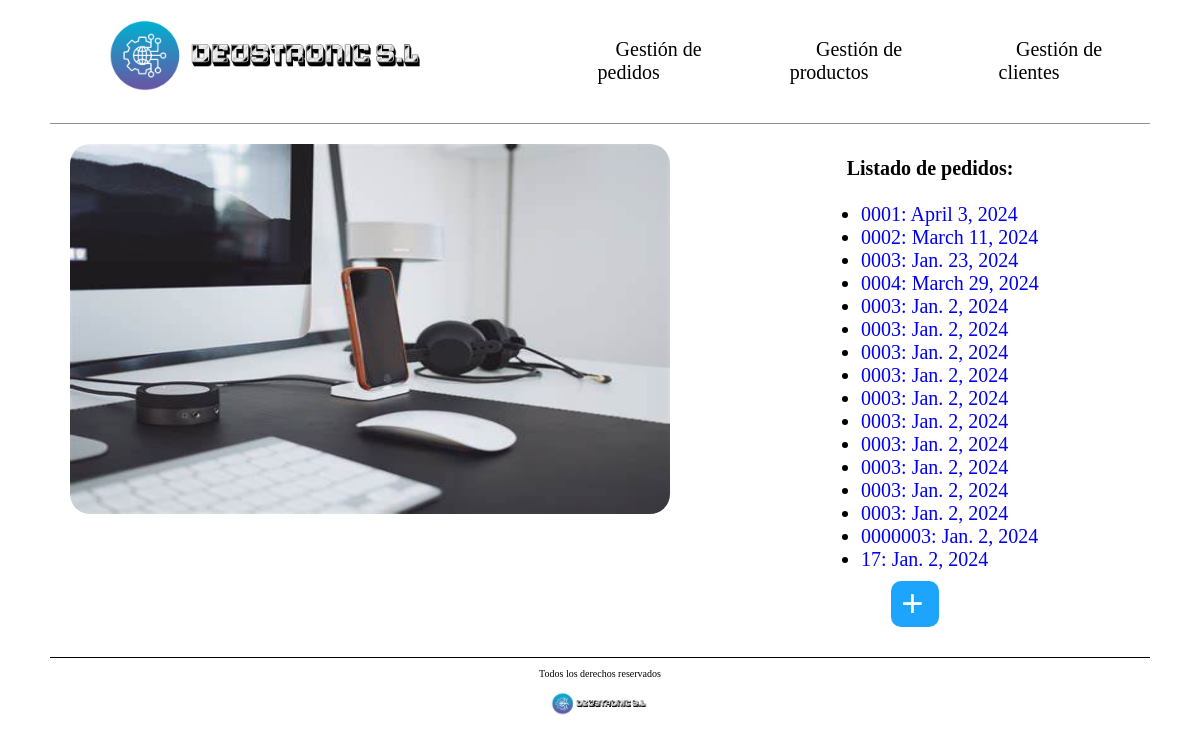
The page /empresaDjango/pedido/ on the database as committed earlier.
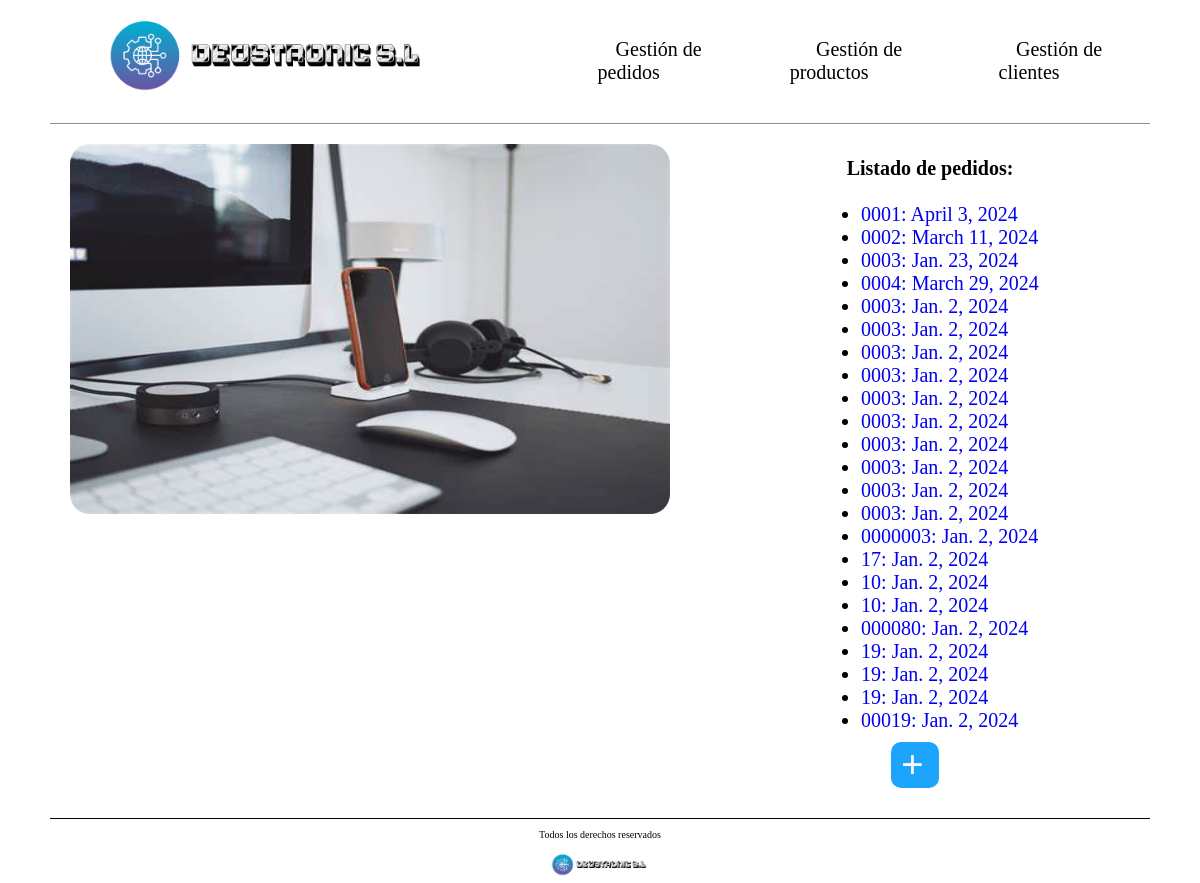
The same page on the database as committed later.
### empresaDjango/models.py (models this page shows, shortened)
class Pedido(models.Model):
    cliente = models.ForeignKey(Cliente, on_delete=models.CASCADE)
    cod_pedido = models.CharField(max_length=10)
    fecha = models.DateField()
    precio_total = models.IntegerField(default=0)

### empresaDjango/views.py (the view)
# urls.py: path('pedido/', views.index_pedido, name='index_ped'),
def index_pedido(request):
    pedidos = Pedido.objects.all()
    return render(request, 'index_pedido.html', {'listado_pedidos' : pedidos})

### empresaDjango/templates/index_pedido.html (shortened to what this page needs)
{% load static %}
<!DOCTYPE html>
<html lang="es">
<head>
    <link rel="stylesheet" href="{% static 'css/styles.css'%}" />
    <link rel="stylesheet" href="{% static 'css/normalize.css'%}" />
</head>
<body>
    <header>
        <div class="navegacion">
            <nav class="nav-principal">
                <a href="{% static '../empresaDjango/pedido' %}">
                  <img src="{% static 'images/DEUSTRONIC.png' %}" alt="Logo Tienda" />
                </a>
                <ul class="elementos-navegacion">
                  <li>
                    <a href="/empresaDjango/pedido">Gestión de pedidos</a>
                  </li>
                  <li>
                    <a href="empresaDjango/index_producto.html">Gestión de productos</a>
                  </li>
                  <li>
                    <a href="empresaDjango/index_cliente.html">Gestión de clientes</a>
                  </li>
                </ul>
            </nav>
        </div>
    </header>
     <main>
        <div class="contenedor-principal-index-pedidos">
            <div class="parte-izquierda">
                <img src="{% static 'images/Escritorio.jpeg'%}" alt="Foto con artículos tecnológicos en un escritorio" />
            </div>
            <div class="parte-derecha">
            <h1>Listado de pedidos:</h1>
                <ul>
                    {% for p in listado_pedidos %}
                    <li class="listado_pedidos">
                        <a href="{% url 'detail_ped' p.cod_pedido %}">
                        {{ p.cod_pedido }}: {{ p.fecha }}
                        </a>
                    </li>
                    {% endfor %}
                    <div class="boton_crear">
                        <a  href="{% url 'pedido_create' %}"> + </a>
                    </div>
                </ul>
            </div>
        </div>
     </main>
    <footer>
        <div class="contenido-footer">
            <p class="copyright">Todos los derechos reservados</p>
            <img src="{% static 'images/DEUSTRONIC.png'%}" alt="Logo Tienda" />
        </div>
    </footer>
</body>
</html>

### empresaDjango/static/css/styles.css (style rules this page uses)
html { box-sizing: border-box; font-size: 62.5%; }
a { text-decoration: none; }
.nav-principal { display: flex; flex-direction: row; align-items: center; padding: 1rem; border-bottom: 1px solid #2e2c2c83; margin: 0 5rem 0 5rem; }
.nav-principal img { height: 10rem; }
.nav-principal a { color: rgb(0, 0, 0); margin-left: 3rem; margin-right: 3rem; text-align: center; }
.nav-principal li { text-align: center; }
.elementos-navegacion { list-style: none; display: flex; justify-content: space-between; align-items: center; font-size: 2rem; padding: 0rem; margin-left: 7rem; }
.contenedor-principal-index-pedidos { margin: 2rem 5rem 2rem 5rem; display: grid; grid-template-columns: 60% 40%; }
.parte-izquierda { margin-left: 2rem; }
.parte-izquierda img { border-radius: 2rem; width: 60rem; height: 37em; }
.parte-derecha { display: flex; flex-direction: column; align-items: center; justify-content: center; }
.listado_pedidos { font-size: 2rem; }
.boton_crear { font-size: 4rem; font-weight: bolder; background-color: #1DA5FE; border-radius: 1rem; margin-left: 3rem; margin-right: 10rem; margin-top: 1rem; }
.boton_crear a { color: white; margin-left: 1rem; }
.contenido-footer { margin: 0 5rem 0 5rem; text-align: center; align-items: center; border-top: 1px solid #000000; }
.contenido-footer img { height: 3rem; }

Rows that differ between the two databases and show on the page:
added Pedido: cod_pedido "10", fecha "Jan. 2, 2024"
added Pedido: cod_pedido "10", fecha "Jan. 2, 2024"
added Pedido: cod_pedido "000080", fecha "Jan. 2, 2024"
added Pedido: cod_pedido "19", fecha "Jan. 2, 2024"
added Pedido: cod_pedido "19", fecha "Jan. 2, 2024"
added Pedido: cod_pedido "19", fecha "Jan. 2, 2024"
added Pedido: cod_pedido "00019", fecha "Jan. 2, 2024"
